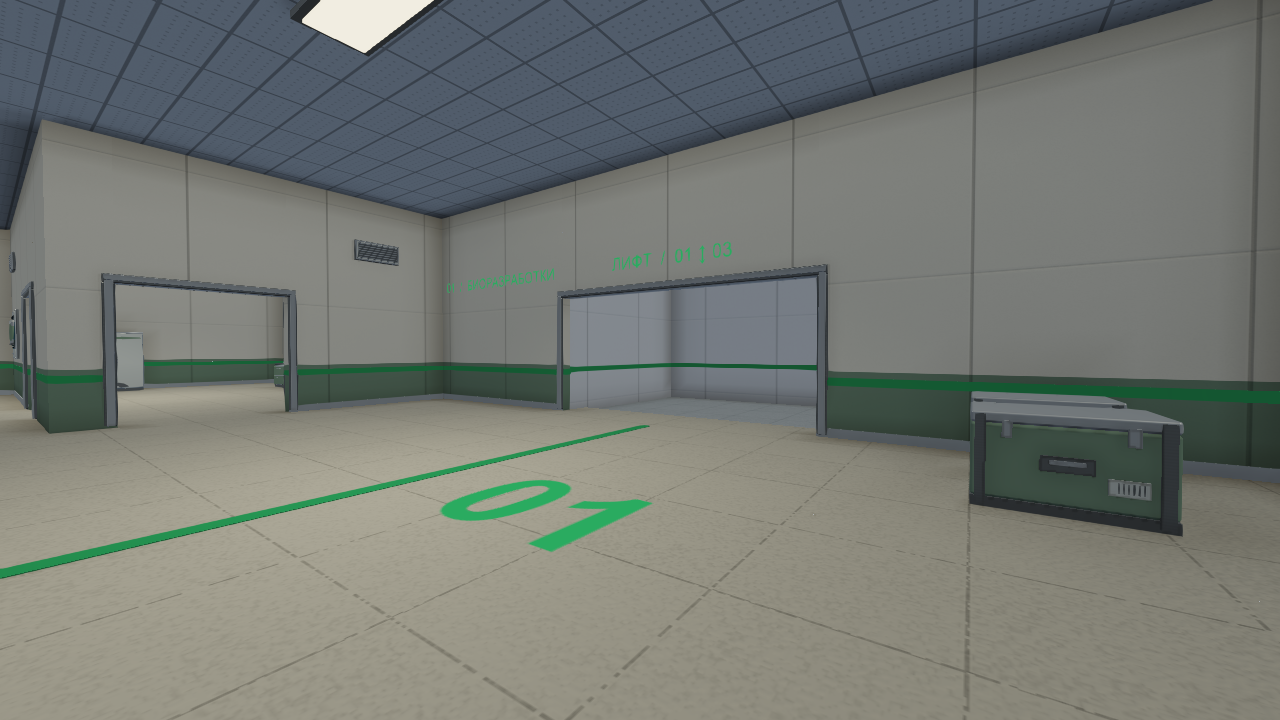
#> input picture docs/evidence/well-daylight/after/lift-0.png, 1280 x 720 px, given in place of room-0.png, which was not available
$ python compose.py
#> lines starting #> are read from the running program, lines starting #| are printed output that depends on the picture
"""Compose raw Editor evidence; no colour/exposure edits."""
from pathlib import Path
from PIL import Image, ImageDraw, ImageFont
ROOT=Path(__file__).resolve().parent
FONT='/System/Library/Fonts/Supplemental/Arial.ttf'
title=ImageFont.truetype(FONT,28);label=ImageFont.truetype(FONT,20)
views=[('room-0','01 · Биология'),('room-1','02 · Физика'),('room-2','03 · Электроника'),('atrium','Атриум')]
for variant,text in [('before','До · Well v4'),('after','После · выбранный дневной свет · Well v5')]:
    canvas=Image.new('RGB',(1600,1054),'#171d24');draw=ImageDraw.Draw(canvas)
#> after `canvas = Image.new('RGB', (1600, 1054), '#171d24')`:
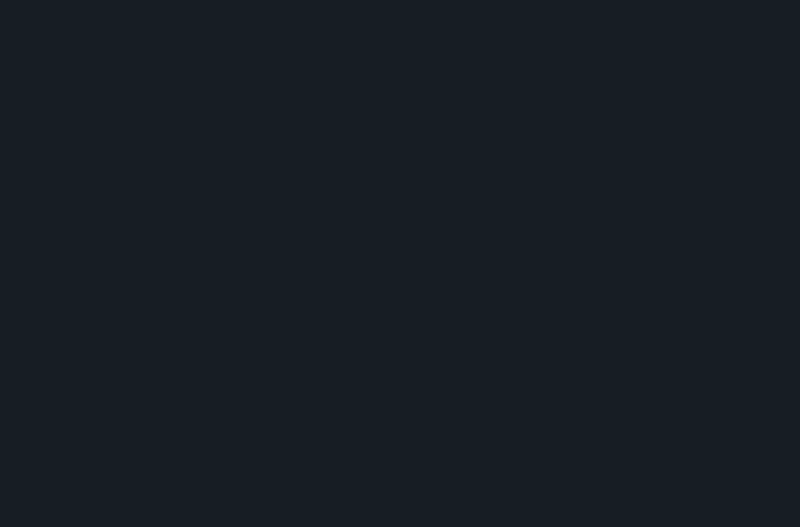
#> canvas: PIL image 1600x1054 RGB (shown at 1/2 size); mean R, G, B 23, 29, 36
    draw.text((18,12),text,font=title,fill='white')
    draw.text((18,49),'Штатный runtime · реальный Editor render · без review-only поправок',font=label,fill='#c3cbd5')
    for i,(name,caption) in enumerate(views):
        x,y=i%2*800,90+i//2*482;draw.text((x+16,y+5),caption,font=label,fill='white')
        with Image.open(ROOT/variant/(name+'.png')) as source:canvas.paste(source.resize((800,450),Image.Resampling.LANCZOS),(x,y+32))
#> source is the input picture: PIL image 1280x720 RGB; mean R, G, B 116.9, 121, 115.3
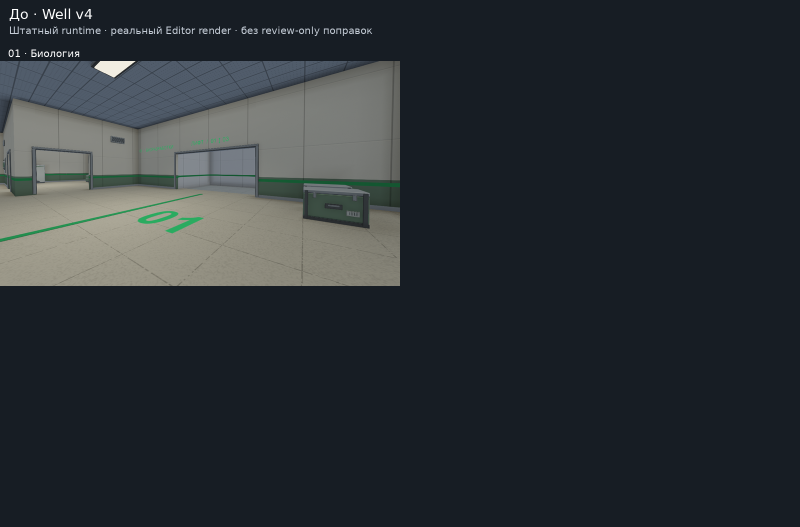
#> canvas: PIL image 1600x1054 RGB (shown at 1/2 size); mean R, G, B 43.5, 49.1, 53.4
    canvas.save(ROOT/(variant+'-board.jpg'),quality=94,subsampling=0)
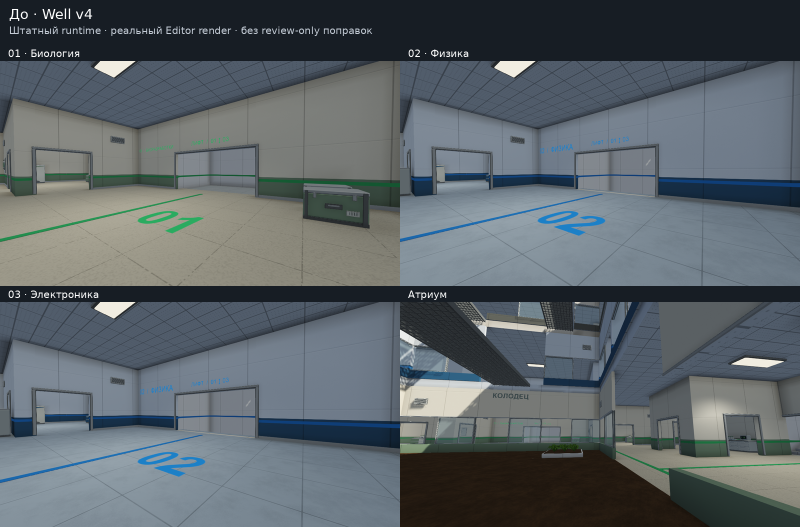
#> saved as before-board.jpg: PIL image 1600x1054 RGB (shown at 1/2 size); mean R, G, B 90.7, 99.1, 104.2
#> (the run stopped early here; a loop or call above may not have finished)
